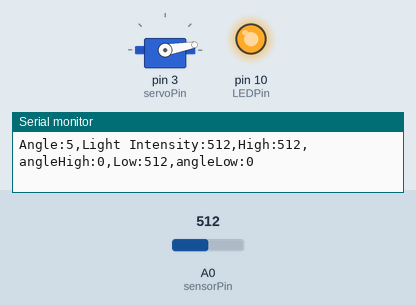
Simulated run of this sketch. Board: Arduino Uno, built with avr-gcc and run on an emulated ATmega328P. Shown: servo, output pins drawn as LEDs (lit = HIGH), the last lines printed to the serial monitor. The test bench sets the inputs (shaded band); at power-on: A0 (sensorPin) = 512.

Above: at 2.2 s.
2.3 s: A0 (sensorPin) set to 208
5.4 s: A0 (sensorPin) set to 193
At 5.9 s:
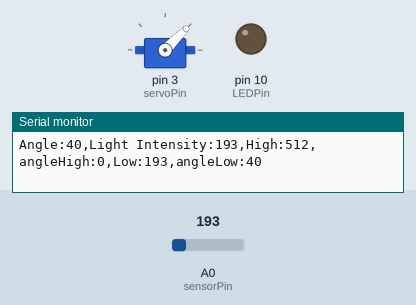
8.5 s: A0 (sensorPin) set to 210
At 8.9 s:
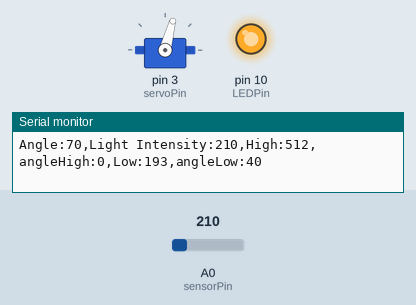
11.6 s: A0 (sensorPin) set to 190
At 12.0 s:
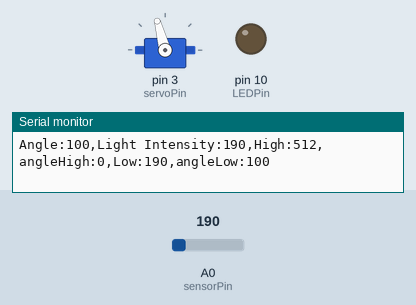
14.7 s: A0 (sensorPin) set to 1023
At 15.6 s:
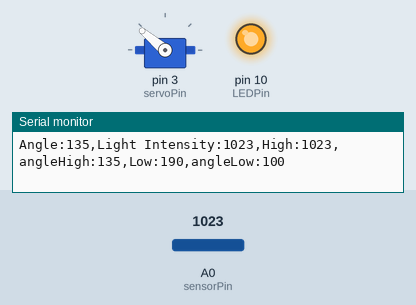
17.8 s: A0 (sensorPin) set to 170
At 20.1 s:
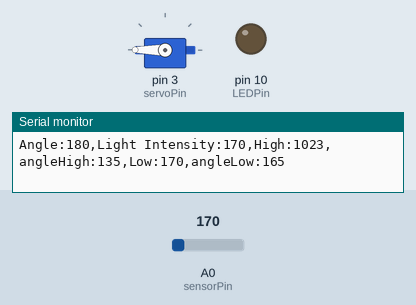
Timing chart, 0 to 24.3 s (numbered marks = the images above; inputs shaded):
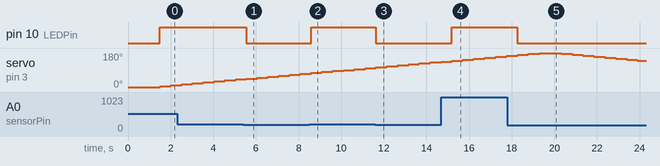

The sketch:

lesson-9-light-wave-radar.ino
```cpp
// include the Servo library
#include <Servo.h>

// name Arduino board pins used by the circuit
const int sensorPin = A0;
const int servoPin = 3;
const int LEDPin = 10;

// declare variables
int lightAmount = 0;
int servoAngle = 0;
int inputCommand = 0;
int lightLow = 1023;
int lightHigh = 0;
int angleLow = 180;
int angleHigh = 0;
int increment = 5;

Servo myServo;  // create a servo object

void setup() {

  pinMode(LEDPin, OUTPUT);
  // start the serial monitor
  Serial.begin(9600);

  myServo.attach(servoPin);   // attaches the servo on pin 3 to the servo object
  myServo.write(servoAngle);  // move the servo to the starting position

  delay(1000);
}

void loop() {
  // set the servo position
  for (servoAngle = 0; servoAngle <= 180; servoAngle = servoAngle + increment) {
    collectData();
    printData();
  }
  for (servoAngle = 180; servoAngle >= 0; servoAngle = servoAngle - increment) {
    collectData();
    printData();
  }
}

void collectData() {
  // move the servo to the correct angle
  myServo.write(servoAngle);
  delay(500);

  // read the light sensor and store the measurement in a variable
  lightAmount = analogRead(sensorPin);

  // if the light measurement is a min or max, store it as the new min or max
  if (lightAmount > lightHigh) {
    lightHigh = lightAmount;
    angleHigh = servoAngle;
  }
  if (lightAmount < lightLow) {
    lightLow = lightAmount;
    angleLow = servoAngle;
  }

  if (lightAmount > 200) {
    digitalWrite(LEDPin, HIGH);
  } else {
    digitalWrite(LEDPin, LOW);
  }
}

void printData() {
  // print out the values to the serial monitor
  Serial.print("Angle:");
  Serial.print(servoAngle);
  Serial.print(",Light Intensity:");
  Serial.print(lightAmount);
  Serial.print(",High:");
  Serial.print(lightHigh);
  Serial.print(",angleHigh:");
  Serial.print(angleHigh);
  Serial.print(",Low:");
  Serial.print(lightLow);
  Serial.print(",angleLow:");
  Serial.print(angleLow);
  Serial.println("");
}
```

Measured:
- the behaviour switches between 201 and 200 on A0 (sensorPin) (found by bisection; images 0 and 1)
- after the input at 5.4 s, pin 10 (LEDPin): HIGH → LOW after 0.15 s
- after the input at 8.5 s, pin 10 (LEDPin): LOW → HIGH after 0.09 s
- after the input at 11.6 s, pin 10 (LEDPin): HIGH → LOW at once
- after the input at 14.7 s, pin 10 (LEDPin): LOW → HIGH after 0.49 s
- after the input at 17.8 s, pin 10 (LEDPin): HIGH → LOW after 0.46 s
- by itself, servo on pin 3 (servoPin): rises from 165° to 180° in 1.0 s, then falls to 140° in 4.6 s
